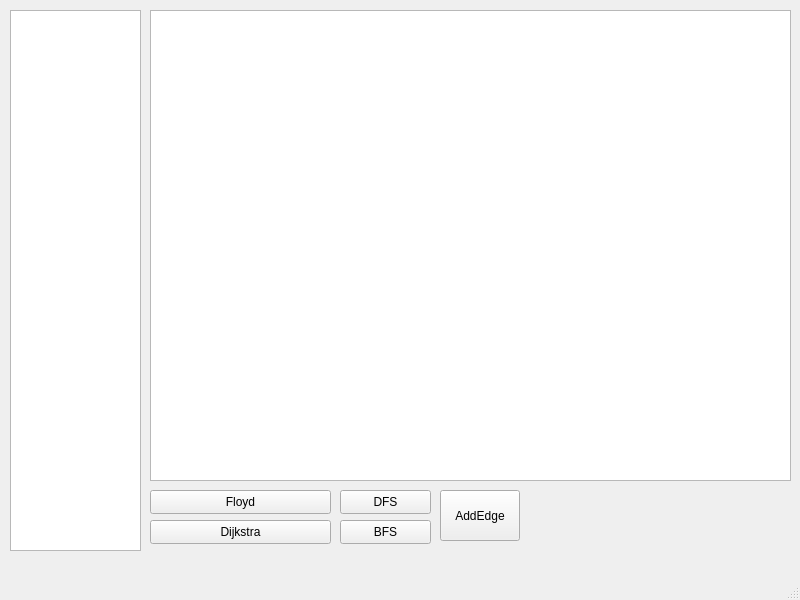
<?xml version="1.0" encoding="UTF-8"?>
<ui version="4.0">
 <class>MainWindow</class>
 <widget class="QMainWindow" name="MainWindow">
  <property name="geometry">
   <rect>
    <x>0</x>
    <y>0</y>
    <width>800</width>
    <height>600</height>
   </rect>
  </property>
  <property name="windowTitle">
   <string>MainWindow</string>
  </property>
  <widget class="QWidget" name="centralwidget">
   <widget class="QGraphicsView" name="graphicsView">
    <property name="geometry">
     <rect>
      <x>150</x>
      <y>10</y>
      <width>641</width>
      <height>471</height>
     </rect>
    </property>
   </widget>
   <widget class="QTextEdit" name="textEdit">
    <property name="geometry">
     <rect>
      <x>10</x>
      <y>10</y>
      <width>131</width>
      <height>541</height>
     </rect>
    </property>
   </widget>
   <widget class="QPushButton" name="BFSButton">
    <property name="geometry">
     <rect>
      <x>340</x>
      <y>520</y>
      <width>91</width>
      <height>24</height>
     </rect>
    </property>
    <property name="text">
     <string>BFS</string>
    </property>
   </widget>
   <widget class="QPushButton" name="DFSButton_2">
    <property name="geometry">
     <rect>
      <x>340</x>
      <y>490</y>
      <width>91</width>
      <height>24</height>
     </rect>
    </property>
    <property name="text">
     <string>DFS</string>
    </property>
   </widget>
   <widget class="QPushButton" name="DijkstraButton">
    <property name="geometry">
     <rect>
      <x>150</x>
      <y>520</y>
      <width>181</width>
      <height>24</height>
     </rect>
    </property>
    <property name="text">
     <string>Dijkstra</string>
    </property>
   </widget>
   <widget class="QPushButton" name="FloydButton">
    <property name="geometry">
     <rect>
      <x>150</x>
      <y>490</y>
      <width>181</width>
      <height>24</height>
     </rect>
    </property>
    <property name="text">
     <string>Floyd</string>
    </property>
   </widget>
   <widget class="QPushButton" name="AddEdgeButton">
    <property name="geometry">
     <rect>
      <x>440</x>
      <y>490</y>
      <width>80</width>
      <height>51</height>
     </rect>
    </property>
    <property name="text">
     <string>AddEdge</string>
    </property>
   </widget>
  </widget>
  <widget class="QMenuBar" name="menubar">
   <property name="geometry">
    <rect>
     <x>0</x>
     <y>0</y>
     <width>800</width>
     <height>21</height>
    </rect>
   </property>
  </widget>
  <widget class="QStatusBar" name="statusbar"/>
 </widget>
 <resources/>
 <connections/>
</ui>
